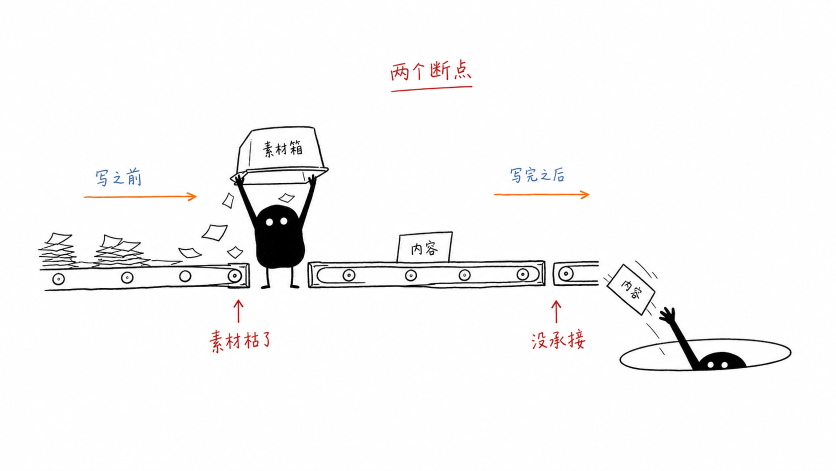
#> input picture hermes-skills/feng-ip/assets/examples/01-two-breakpoints.png, 1672 x 941 px (shown at 1/2 size)
$ python -i compose_newspic.py   (imports and definitions only)
#> lines starting #> are read from the running program, lines starting #| are printed output that depends on the picture
#> further down, picture is the input picture: PIL image 1672x941 RGB; mean R, G, B 247.2, 246.6, 246.7
#!/usr/bin/env python3
"""Compose a WeChat newspic/sticker infographic with deterministic Simplified Chinese text.

The background should come from a real text-to-image model and contain NO text.
This compositor creates the final 1080x1440 3:4 mobile-safe card with reliable
Noto CJK text so T2I pseudo-Chinese never reaches the WeChat draft box.
"""
from __future__ import annotations

import argparse
import json
import math
import re
import sys
from pathlib import Path
from typing import Iterable, List, Tuple

from PIL import Image, ImageDraw, ImageFilter, ImageFont

CANVAS = (1080, 1440)
SAFE_X = 92
SAFE_TOP = 142
SAFE_BOTTOM = 1294
FONT_REG = "/usr/share/fonts/google-noto-cjk/NotoSansCJK-Regular.ttc"
FONT_MED = "/usr/share/fonts/google-noto-cjk/NotoSansCJK-Medium.ttc"
FONT_BOLD = "/usr/share/fonts/google-noto-cjk/NotoSansCJK-Bold.ttc"
FONT_BLACK = "/usr/share/fonts/google-noto-cjk/NotoSansCJK-Black.ttc"

FORBIDDEN_RE = re.compile(r"[\u3040-\u30ff\uff66-\uff9f\u1100-\u11ff\u3130-\u318f\ufffd]")
# High-signal traditional variants commonly produced by image models.
TRADITIONAL_HINTS = set("體醫為與觀點門開關後變應發現號風險學習數據資訊圖標題樣態時長雲這裡個會腳獸齒濕護補營養")


def font(path: str, size: int) -> ImageFont.FreeTypeFont:
    return ImageFont.truetype(path, size=size, index=0)


# [5 lines left out: function text_w, not called in this run]


def text_h(draw: ImageDraw.ImageDraw, text: str, fnt: ImageFont.ImageFont) -> int:
    box = draw.textbbox((0, 0), text or "测", font=fnt)
    return box[3] - box[1]


# [44 lines left out: functions wrap_text, draw_multiline, not called in this run]


def rounded_panel(draw: ImageDraw.ImageDraw, box, radius=34, fill=(255, 255, 255, 232), outline=(255, 255, 255, 245)):
    draw.rounded_rectangle(box, radius=radius, fill=fill, outline=outline, width=2)


def cover_crop(im: Image.Image, size=CANVAS) -> Image.Image:
#> called with size = (1080, 1440)
    im = im.convert("RGB")
    sw, sh = im.size
#> sw = 1672; sh = 941
    tw, th = size
    scale = max(tw / sw, th / sh)
#> scale = 1.53
    nw, nh = int(sw * scale), int(sh * scale)
#> nw = 2558; nh = 1440
    im = im.resize((nw, nh), Image.Resampling.LANCZOS)
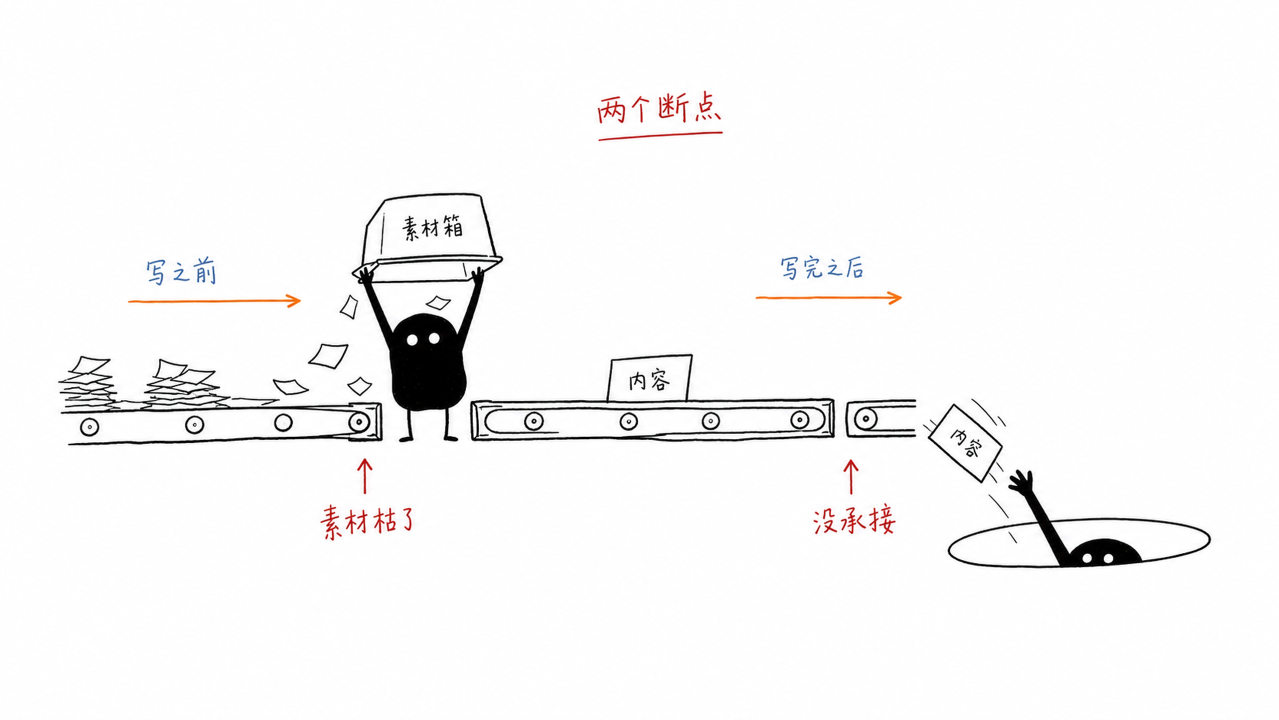
#> im: PIL image 2558x1440 RGB (shown at 1/2 size); mean R, G, B 247.2, 246.6, 246.7
    left = (nw - tw) // 2
#> left = 739
    top = (nh - th) // 2
#> top = 0
    return im.crop((left, top, left + tw, top + th))
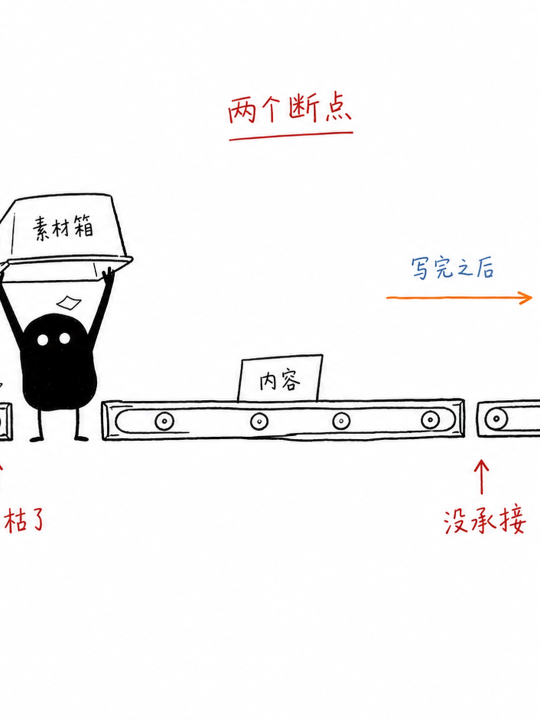
#> returned value: PIL image 1080x1440 RGB (shown at 1/2 size); mean R, G, B 244, 243.1, 243.1


# [146 lines left out: functions make_gradient, parse_cards, audit_simplified_text, compose, main, not called in this run]


# [2 lines not run here, left out]

>>> from PIL import Image
>>> picture = Image.open('../../feng-ip/assets/examples/01-two-breakpoints.png')
>>> result = cover_crop(picture)

$ run again, on hermes-skills/feng-ip/assets/examples/03-sort-by-purpose.png
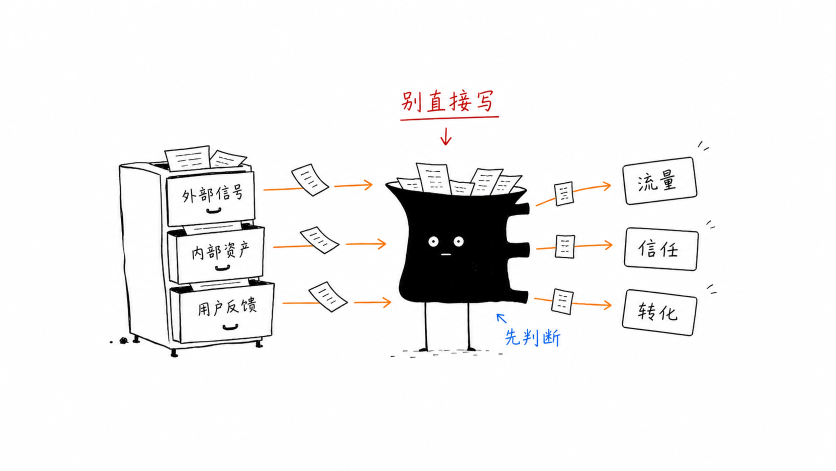
#> input picture hermes-skills/feng-ip/assets/examples/03-sort-by-purpose.png, 1672 x 941 px (shown at 1/2 size)
#> picture is the input picture: PIL image 1672x941 RGB; mean R, G, B 241.8, 241.2, 241.3
#> in cover_crop, `im = im.resize((nw, nh), Image.Resampling.LANCZOS)`:
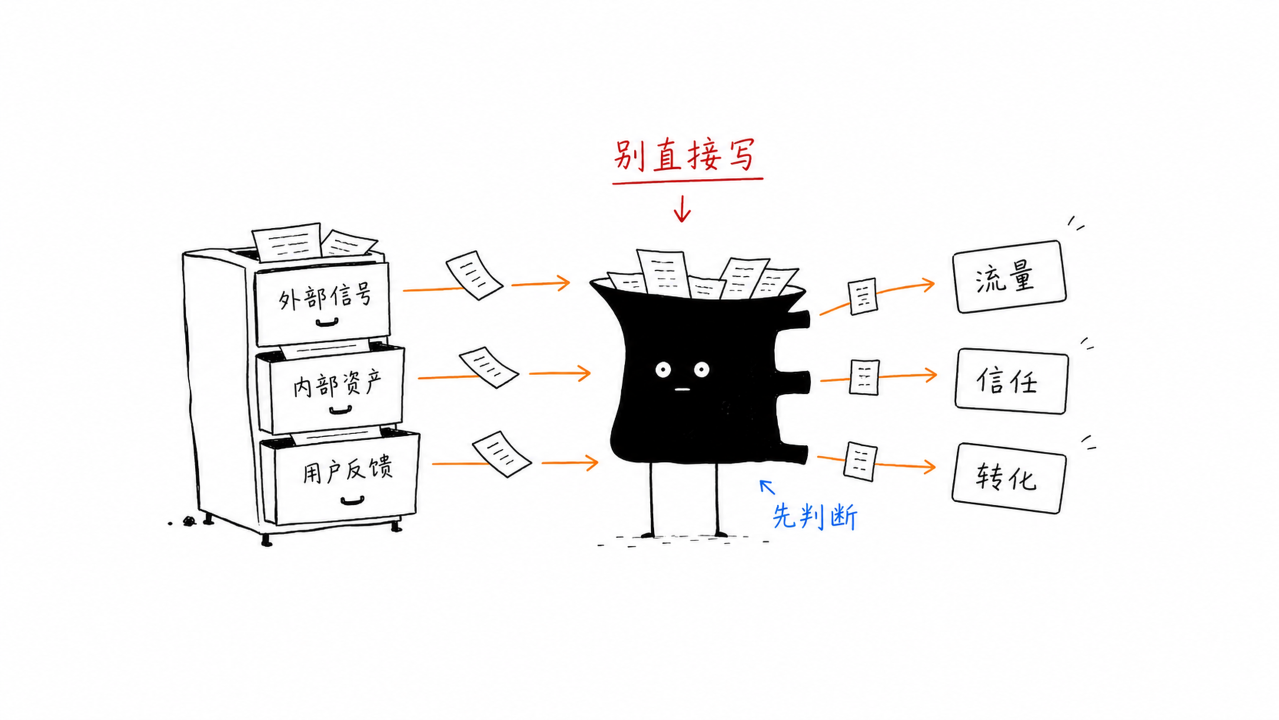
#> im: PIL image 2558x1440 RGB (shown at 1/2 size); mean R, G, B 241.8, 241.2, 241.3
#> in cover_crop, `return im.crop((left, top, left + tw, top + th))`:
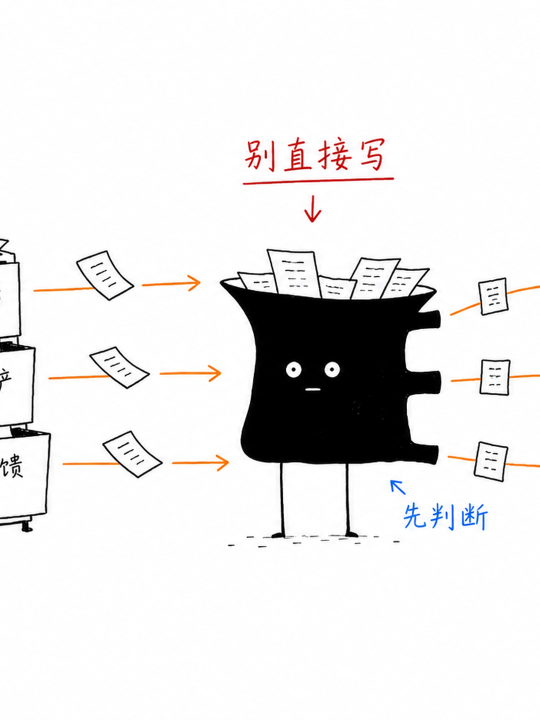
#> returned value: PIL image 1080x1440 RGB (shown at 1/2 size); mean R, G, B 231.6, 230.5, 230.5

$ run again, on hermes-skills/feng-ip/assets/examples/04-one-fish-many-uses.png
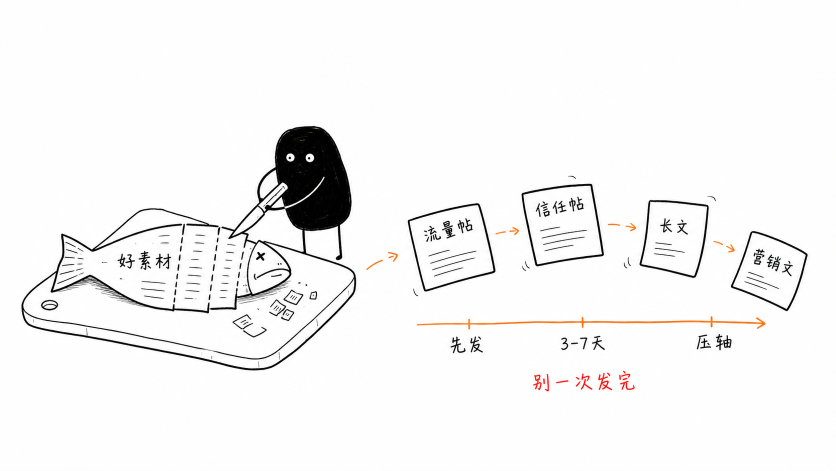
#> input picture hermes-skills/feng-ip/assets/examples/04-one-fish-many-uses.png, 1672 x 941 px (shown at 1/2 size)
#> picture is the input picture: PIL image 1672x941 RGB; mean R, G, B 244.6, 244.1, 243.9
#> in cover_crop, `im = im.resize((nw, nh), Image.Resampling.LANCZOS)`:
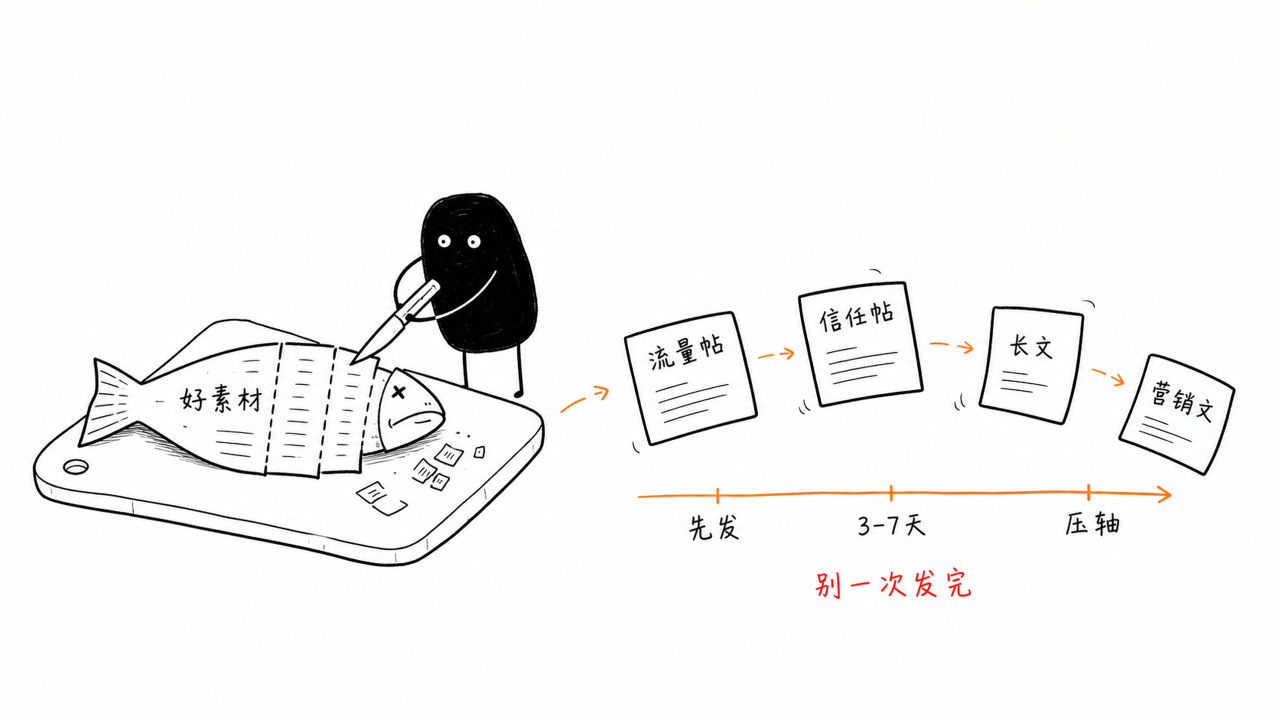
#> im: PIL image 2558x1440 RGB (shown at 1/2 size); mean R, G, B 244.6, 244.1, 243.9
#> in cover_crop, `return im.crop((left, top, left + tw, top + th))`:
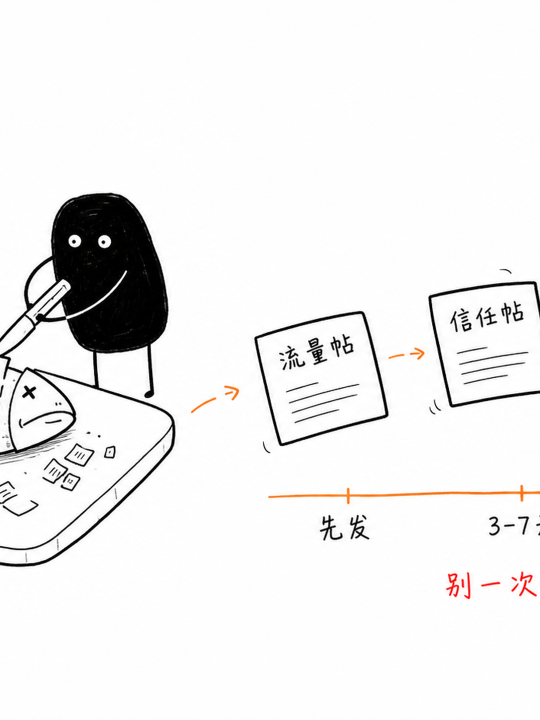
#> returned value: PIL image 1080x1440 RGB (shown at 1/2 size); mean R, G, B 238.9, 238.3, 238

$ run again, on hermes-skills/feng-ip/assets/examples/05-handoff-path.png
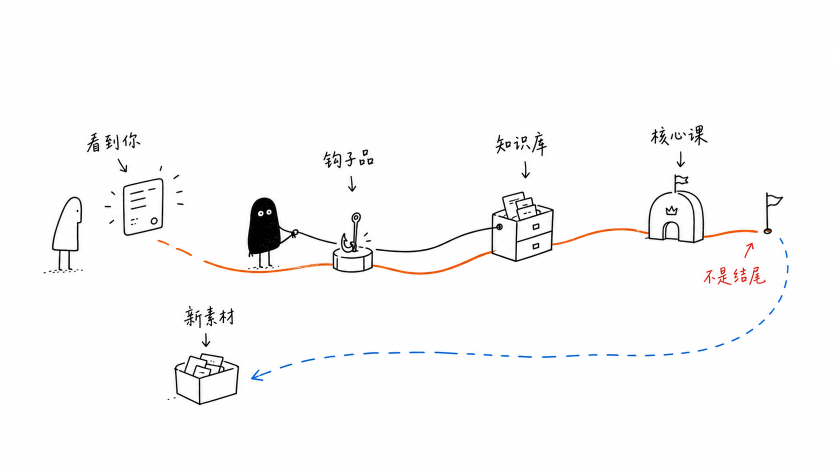
#> input picture hermes-skills/feng-ip/assets/examples/05-handoff-path.png, 1672 x 941 px (shown at 1/2 size)
#> picture is the input picture: PIL image 1672x941 RGB; mean R, G, B 249.8, 249.4, 249.5
#> in cover_crop, `return im.crop((left, top, left + tw, top + th))`:
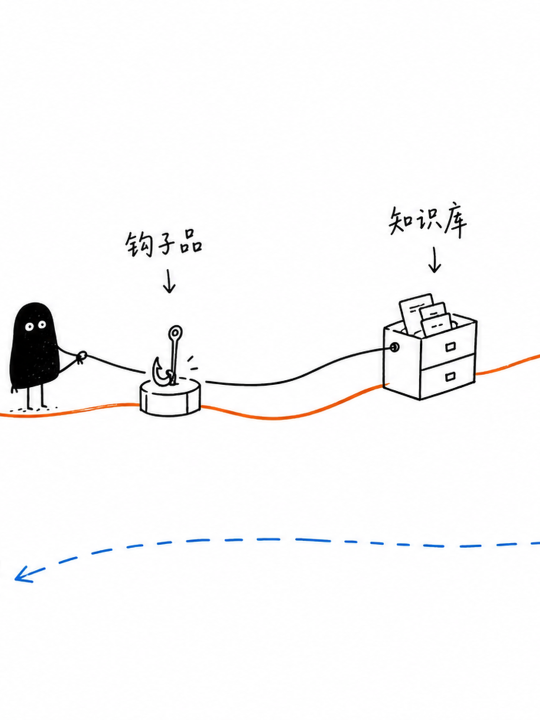
#> returned value: PIL image 1080x1440 RGB (shown at 1/2 size); mean R, G, B 248.3, 247.9, 248
